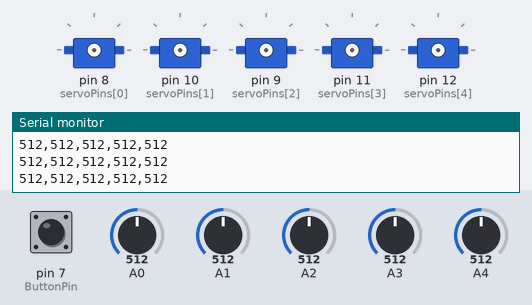
Simulated run of this sketch. Board: Arduino Uno, built with avr-gcc and run on an emulated ATmega328P. On the bench: 5 × servo, the last lines printed to the serial monitor. Inputs (shaded band) come from the test bench; at power-on: pin 7 (ButtonPin) LOW, A0 = 512, A4 = 512, A1 = 512, A2 = 512, A3 = 512.

Above: at 1.2 s.
1.3 s: pin 7 (ButtonPin) pulled HIGH for 3.2 s
At 5.4 s:
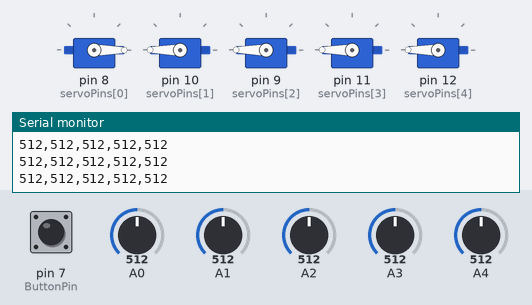
6.0 s: A0 set to 107
7.5 s: A0 set to 89
At 8.3 s:
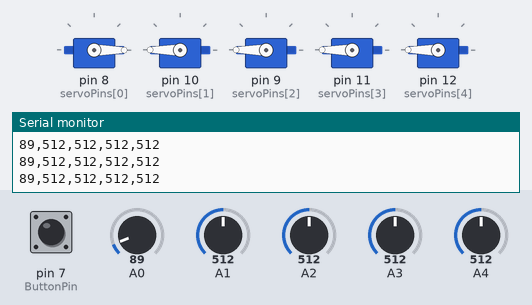
10.5 s: A4 set to 108
13.5 s: A4 set to 92
Timing chart, 0 to 16.5 s (numbered marks = the images above; inputs shaded):
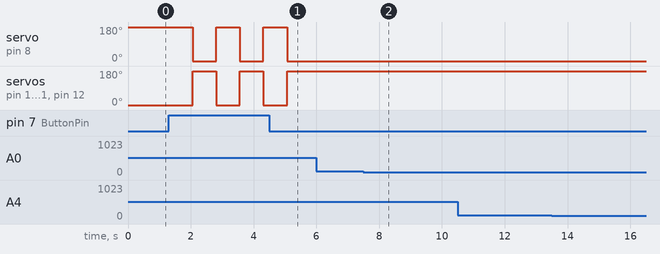

Measured:
- the behaviour switches between 100 and 99 on A0 (found by bisection; images 1 and 2)
- after the input at 1.3 s, servo on pin 8 (servoPins[0]), servo on pin 10 (servoPins[1]), servo on pin 9 (servoPins[2]), servo on pin 11 (servoPins[3]), servo on pin 12 (servoPins[4]): alternates 180° for 0.75 s and 0° for 0.75 s, starting after 0.76 s

The sketch:

HackerHand_v2.4.ino
```cpp
#include <Servo.h>  // the servo library

#define SERVOS 5 // the number of servos
#define SRV_CLOSE 0 // angle for closed finger
#define SRV_OPEN 180 // angle for open finger
int servoPins[SERVOS] = {8,10,9,11,12}; // servos on spatial pin 3 through 7 (thumb, index, middle, ring, pinky)
int servoMin[SERVOS] = {700,700,700,700,700}; // minimum pwm value for each servo
int servoMax[SERVOS] = {1600,2300,2300,2300,2300}; // maximum pwm value for each servo
int servoInv[SERVOS] = {1,0,0,0,0}; // indicates if servo direction is inverted
/*
int servoPins[SERVOS] = {};//{2,3,4,5,6}; // servos on pins 2 through 6 (thumb, index, middle, ring, pinky)
int servoMin[SERVOS] = {1000,544,544,544,544}; // minimum pwm value for each servo
int servoMax[SERVOS] = {1600,2400,2400,2400,2400}; // maximum pwm value for each servo
int servoInv[SERVOS] = {1,0,0,0,0}; // indicates if servo direction is inverted
//*/
unsigned long tmsServo_Attached[SERVOS]; // time since last servo attach. Used to reduce power comsumption
Servo myservo[SERVOS];
int servoRemap[SERVOS] = {0,1,2,3,4};
int ButtonPin = 7; //pushbutton connected to digital pin 7 - this will close hand into fist as a demo
int LED[6] = {8, 9, 10, 11, 12, 13};//  LEDPin connected to pin 8
int finalReading[SERVOS];
int t = 750; // this sets delay for finger to close
int thresh[SERVOS] = {55, 32, 80, 45, 30};

//------------------------------------------------------------
void setup(){
  Serial.begin(9600);
  for(int i = 0; i < SERVOS; i++){
    pinMode(LED[i], OUTPUT);
  }
  pinMode(ButtonPin, INPUT);
}
//------------------------------------------------------------
void loop(){
  if (digitalRead(ButtonPin) == HIGH){ // This will activate the TENS if the PushButton is pressed on S1
    moveAllFingers();
  }
  for(int i = 0; i < SERVOS; i++){
    finalReading[i] = analogRead(i);
  }
  sendReadings();
  if (Serial.available() > 0) {
    byte buf [2];
    byte b = Serial.readBytes(buf, 2);
    if (b > 1) {
      if (buf[0] == 'F') {
        //   Serial.print("moveFInger");
        if (buf[1] < 5 ) {
          moveFinger(buf[1], 1);
          //     Serial.println(f);
          // digitalWrite(LED[f], HIGH); //sets all LEDs on
        } else {
          for (int i = 0; i < SERVOS; i++) {
            moveFinger (i, 0); // move all fingers
          }
        }
      } else if (buf[0] == 'f') {
        //  int f = Serial.read();
        if (buf[1] < 5 ) {
          moveFinger(buf[1], 0);
        }
      }
    }
  }/*
   if(Serial.available() > 0) {
    int inByte = Serial.read();
    if(inByte == 'F'){
      int f = Serial.read();
       // Serial.print("moveFInger");
      if (f < 5 ){
        moveFinger(f, 1);
     //   Serial.println(f);
        digitalWrite(LED[f], HIGH); //sets all LEDs on
      }else{
        openAllFingers();
      }
    }else if(inByte == 'f'){
      int f = Serial.read();
      if (f < 5 ){
        moveFinger(f, 0);
      }
    }
   }//*/
}
//------------------------------------------------------------
void sendReadings(){
  for(int i = 0; i < SERVOS-1; i++){
    Serial.print(finalReading[i]);
    Serial.print(",");
  }
  Serial.println(finalReading[SERVOS-1]);
}
//------------------------------------------------------------
void stimulate(int finger){
   // Serial.print("Stimulate");
    //Serial.print(finger);
    //Serial.println("!");
    digitalWrite(LED[finger], HIGH); //sets the LED on
    moveFinger (finger, 1); // Start HacherHAND v5.8
    delay(t);                  // waits for a second
    digitalWrite(LED[finger], LOW);  //sets the stim off
    moveFinger (finger, 0); // Start HacherHAND v5.8
}
//------------------------------------------------------------
void moveFinger(int finger, int pos){
  if(finger < SERVOS){
  finger = servoRemap[finger];
  int servoPos = abs(((pos==1)?SRV_CLOSE:SRV_OPEN) - SRV_OPEN*servoInv[finger]);
  if (myservo[finger].read() != servoPos) {
    if (!myservo[finger].attached()) {
      myservo[finger].attach(servoPins[finger], servoMin[finger], servoMax[finger]);
    }
    myservo[finger].write(servoPos);
  }
  tmsServo_Attached[finger] = millis();
  }
}
//------------------------------------------------------------
void openAllFingers(){
    for(int i = 0; i < SERVOS; i++){
      moveFinger (i, 0); // move all fingers
    }
    delay(t); //this delay is for leaving the LEDs turned on just a bit longer to make it easier to see.
    for(int i = 0; i < SERVOS; i++){
      digitalWrite(LED[i], LOW);  //sets the stim off
    }
  }
//------------------------------------------------------------
void moveAllFingers(){
    for(int i = 0; i < SERVOS; i++){
      moveFinger (i, 1); // close all fingers
      digitalWrite(LED[i], HIGH); //sets all LEDs on
    }
    delay(t);             // waits for delay
    for(int i = 0; i < SERVOS; i++){
      moveFinger (i, 0); // move all fingers
    }
    delay(t); //this delay is for leaving the LEDs turned on just a bit longer to make it easier to see.
    for(int i = 0; i < SERVOS; i++){
      digitalWrite(LED[i], LOW);  //sets the stim off
    }
  }
```
